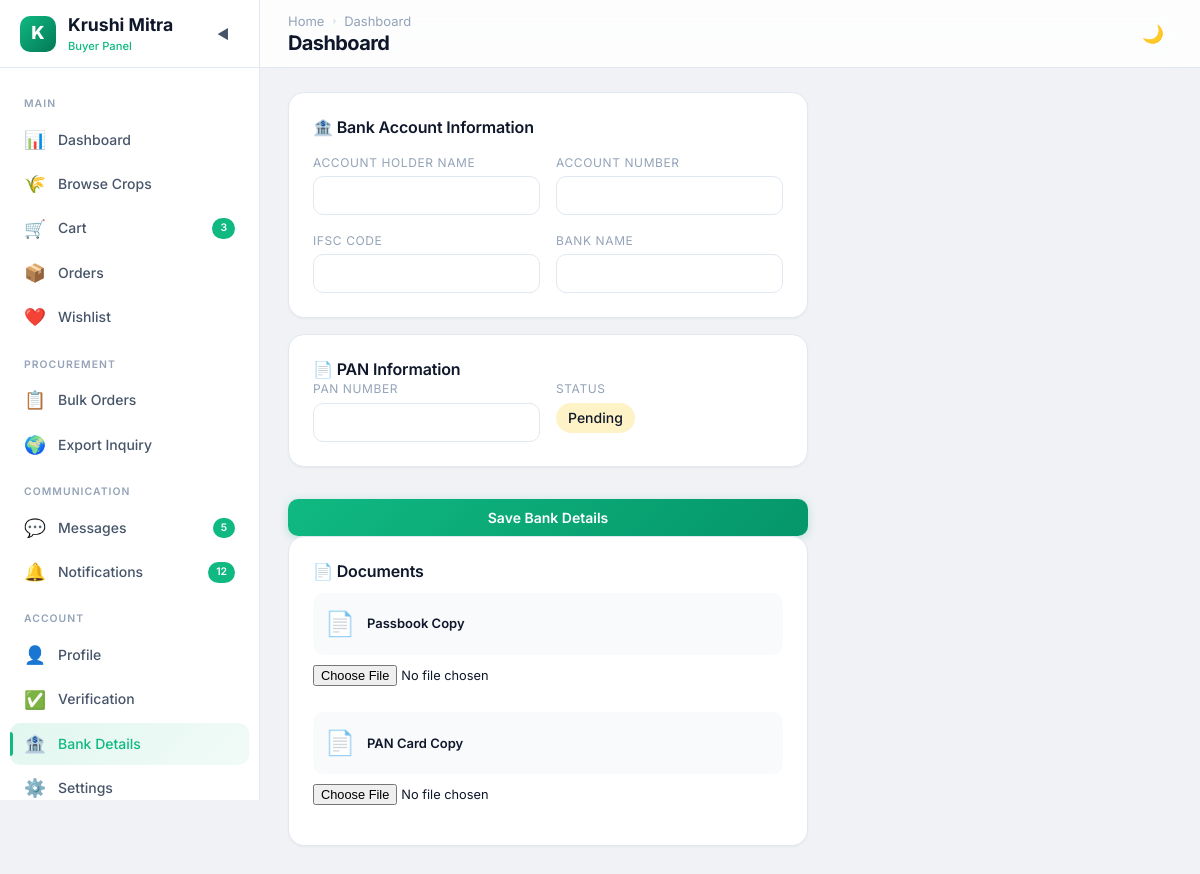
Before: /buyer/bank-details/ (signed in) with the older database file.
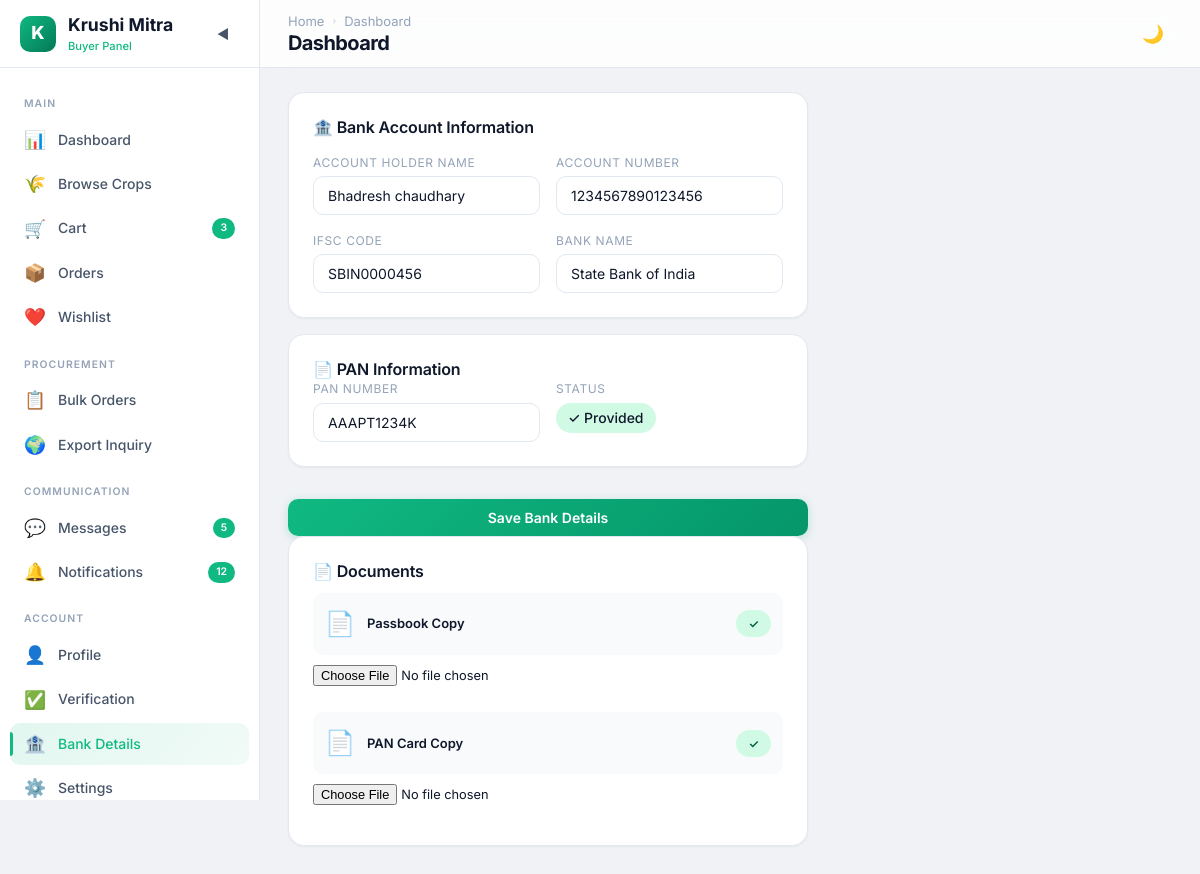
After: the same page with the newer database file.
### buyer/models.py (models this page shows, shortened)
class bank_details(models.Model):
    user = models.ForeignKey(Buyer, on_delete=models.CASCADE, related_name='buyer_bank')
    pan_no = models.CharField(max_length=20, blank=True, null=True)
    pancard = models.FileField(upload_to='buyer/documents/pancard/', blank=True, null=True)
    passbook = models.FileField(upload_to='buyer/documents/passbook/', blank=True, null=True)
    account_holder = models.CharField(max_length=100, blank=True, null=True)
    account_no = models.CharField(max_length=30, blank=True, null=True)
    ifsc_code = models.CharField(max_length=20, blank=True, null=True)
    bank_name = models.CharField(max_length=100, blank=True, null=True)
    created_at = models.DateTimeField(auto_now_add=True)
    updated_at = models.DateTimeField(auto_now=True)

### farmer/views.py (the view)
        def wrapper(request, *args, **kwargs):
            if "contact" in request.session:
                try:
                    user = User.objects.get(contact=request.session['contact'])
                    request.uid = user
                    if user.role not in allowed_roles:
                        messages.error(request, "Access Denied")
                        return redirect('login')
                    return view_function(request, *args, **kwargs)
                except User.DoesNotExist:
                    return redirect('login')
            return redirect('login')

### buyer/views.py (called while the page is built, shortened)
@check_login(['Buyer'])
def buyer_bank_details(request):
    uid = request.uid
    buyr = Buyer.objects.get(user=uid)
    premium_type = premium_buyer.objects.get(user=buyr)
    bank_info = bank_details.objects.filter(user=buyr).first()
    return render(request, "buyer/bank-details.html",{'premium_type':premium_type,'buyr':buyr, 'bank_info': bank_info})

### farmer/views.py (called while the page is built)
def check_login(allowed_roles):
    def decorator(view_function):
        def wrapper(request, *args, **kwargs):
            if "contact" in request.session:
                try:
                    user = User.objects.get(contact=request.session['contact'])
                    request.uid = user
                    if user.role not in allowed_roles:
                        messages.error(request, "Access Denied")
                        return redirect('login')
                    return view_function(request, *args, **kwargs)
                except User.DoesNotExist:
                    return redirect('login')
            return redirect('login')
        return wrapper
    return decorator

### buyer/templates/buyer/bank-details.html (shortened to what the changed rows need)
<!DOCTYPE html>
{% load static %}
<html lang="en" data-theme="light">
<head>
  <link rel="stylesheet" href="{% static 'buyer/css/style.css' %}?v=1.1">
  <link rel="stylesheet" href="{% static 'buyer/css/bank-details.css' %}?v=1.1">
</head>
<body>
  <div class="app-layout">
    <div class="main-wrapper">
      <header class="navbar">
        <div class="navbar-left"><button class="mobile-menu-btn">☰</button>
          <div>
            <h1 class="page-title">Bank Details</h1>
          </div>
        </div>
      </header>
      <main class="main-content">
        <div class="bank-layout page-reveal">
          <form method="POST" action="{% url 'buyer_bank_details' %}" enctype="multipart/form-data" style="width: 100%;">
            <div class="bank-main">
              <div class="card">
                <div class="bank-details-grid">
                  <div class="bank-field"><label>Account Holder Name</label>
                    <input type="text" name="account_holder" class="form-control" value="{{ bank_info.account_holder|default_if_none:'' }}">
                  </div>
                  <div class="bank-field"><label>Account Number</label>
                    <input type="text" name="account_no" class="form-control" value="{{ bank_info.account_no|default_if_none:'' }}">
                  </div>
                  <div class="bank-field"><label>IFSC Code</label>
                    <input type="text" name="ifsc_code" class="form-control" value="{{ bank_info.ifsc_code|default_if_none:'' }}">
                  </div>
                  <div class="bank-field"><label>Bank Name</label>
                    <input type="text" name="bank_name" class="form-control" value="{{ bank_info.bank_name|default_if_none:'' }}">
                  </div>
                </div>
              </div>
              <div class="card">
                <div class="bank-details-grid">
                  <div class="bank-field"><label>PAN Number</label>
                    <input type="text" name="pan_no" class="form-control" value="{{ bank_info.pan_no|default_if_none:'' }}">
                  </div>
                  <div class="bank-field"><label>Status</label>
                    {% if bank_info.pan_no %}
                      <span class="badge badge-approved">✓ Provided</span>
                    {% else %}
                      <span class="badge badge-pending">Pending</span>
                    {% endif %}
                  </div>
                </div>
              </div>
            </div>
            <div class="bank-side">
              <div class="card">
                <div class="bank-docs">
                  <div class="bank-doc">
                    <div class="bank-doc-icon">📄</div>
                    <div class="bank-doc-info">
                      <div class="bank-doc-name">Passbook Copy</div>
                    </div>
                    {% if bank_info.passbook %}
                    <span class="badge badge-approved">✓</span>
                    {% endif %}
                  </div>
                  <div class="bank-doc">
                    <div class="bank-doc-icon">📄</div>
                    <div class="bank-doc-info">
                      <div class="bank-doc-name">PAN Card Copy</div>
                    </div>
                    {% if bank_info.pancard %}
                    <span class="badge badge-approved">✓</span>
                    {% endif %}
                  </div>
                </div>
              </div>
            </div>
          </form>
        </div>
      </main>
    </div>
  </div>
</body>
</html>

Changed rows visible on the page:
added bank_details: account_holder "Bhadresh chaudhary", account_no "1234567890123456", ifsc_code "SBIN0000456", bank_name "State Bank of India", pan_no "AAAPT1234K"
Other visible differences:
text no longer shown: "Pending"
text now shown: "✓ Provided ✓ ✓"
